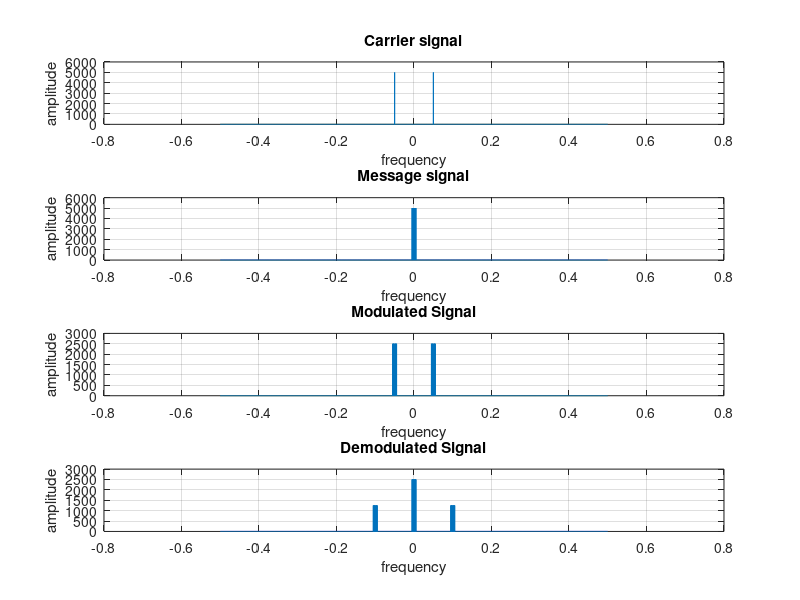

MATLAB code to generate this figure:
clc; 
clear all;
 
fc = 500; 
fs = fc*20;
F=(-fs/2:fs/2-1)/fs;
t = 0:1/fs:1;
ct = cos(2*pi*fc*t);
mt = cos(2*pi*10*t)+cos(2*pi*20*t)+cos(2*pi*30*t)+cos(2*pi*40*t)+cos(2*pi*50*t);
 
figure(1)
subplot(4,1,1),plot(F, fftshift(abs(fft(ct,fs))));
title('Carrier signal');
xlabel('frequency');
ylabel('amplitude');
grid on;
 
subplot(4,1,2),plot(F, fftshift(abs(fft(mt,fs))));
title('Message signal');
xlabel('frequency');
ylabel('amplitude');
grid on;
 
mod = ct.*mt;
subplot(4,1,3),plot(F, fftshift(abs(fft(mod,fs))));
title('Modulated Signal');
xlabel('frequency');
ylabel('amplitude');
grid on;
 
dmod = ct.*mod;
subplot(4,1,4),plot(F, fftshift(abs(fft(dmod,fs))));
title('Demodulated Signal');
xlabel('frequency');
ylabel('amplitude');
grid on;
